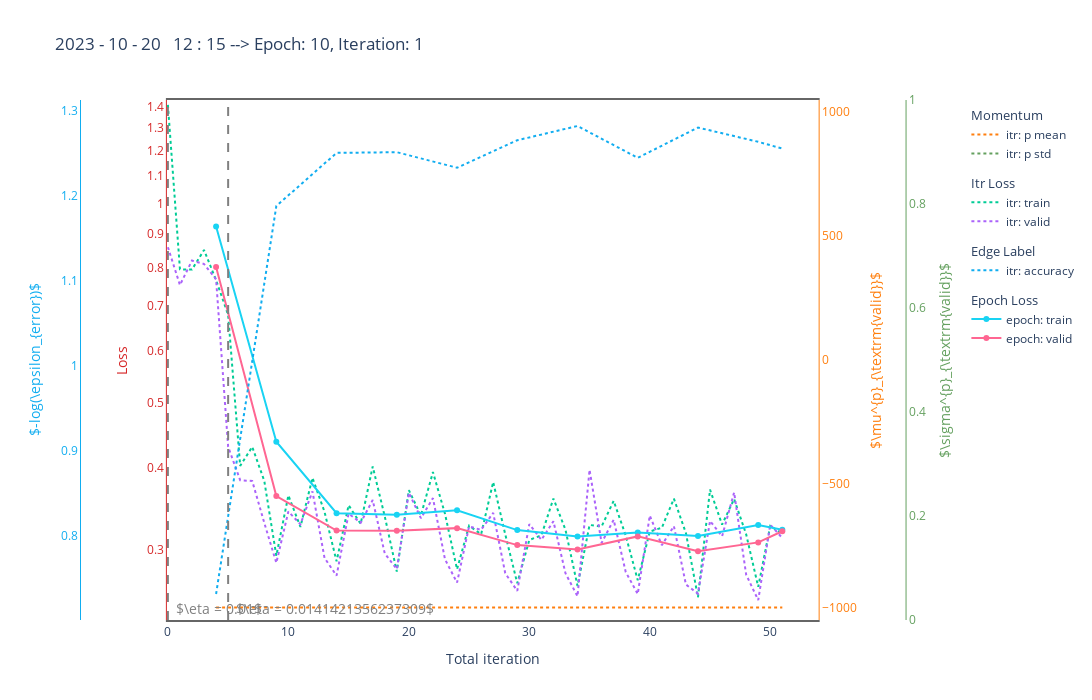

Notebook source saved alongside this figure:
### Code cell
tag = '/hpcfs/cepc/higgs/frank/GNN/ds/output_tag/summaries_0.csv'
rec = '/hpcfs/cepc/higgs/frank/GNN/ds/output_rec/summaries_0.csv'

# tar = tag
tar = rec

# df, t = update_csv('/hpcfs/cepc/higgs/frank/GNN/ds/output_rec.gradnorm.4.newloss/summaries_0.csv')
# df, t = update_csv('/hpcfs/cepc/higgs/frank/GNN/ds/output_rec.gradnorm.4/summaries_0.csv')
df, t = update_csv('/lustre/collider/zhangyulei/DeepLearning/Tracking/workspace/output.rec.new/summaries_0.csv')
fig = update_fig(df, t)
fig.show()
#
# while True:
#     df, t = update_csv(tar)
#     fig = update_fig(df, t)
#     time.sleep(120)
#     clear_output(wait=False)
#     fig.show()

### Figure 1 — Plotly figure (JSON) as saved in the notebook; plotly's stock layout.template omitted (floating-point values rounded to 4 significant figures)
{"data": [{"legendgroup": "Momentum", "legendgrouptitle": {"text": "Momentum"}, "line": {"color": "#ff7f0e", "dash": "dot"}, "mode": "lines", "name": "itr: p mean", "x": [4, 9, 14, 19, 24, 29, 34, 39, 44, 49, 51], "y": [-999.0, -999.0, -999.0, -999.0, -999.0, -999.0, -999.0, -999.0, -999.0, -999.0, -999.0], "yaxis": "y3", "type": "scatter"}, {"legendgroup": "Momentum", "line": {"color": "#64a05f", "dash": "dot"}, "mode": "lines", "name": "itr: p std", "x": [4, 9, 14, 19, 24, 29, 34, 39, 44, 49, 51], "y": [null, null, null, null, null, null, null, null, null, null, null], "yaxis": "y4", "type": "scatter"}, {"legendgroup": "Itr Loss", "legendgrouptitle": {"text": "Itr Loss"}, "line": {"dash": "dot"}, "mode": "lines", "name": "itr: train", "x": [0, 1, 2, 3, 4, 5, 6, 7, 8, 9, 10, 11, 12, 13, 14, 15, 16, 17, 18, 19, 20, 21, 22, 23, 24, 25, 26, 27, 28, 29, 30, 31, 32, 33, 34, 35, 36, 37, 38, 39, 40, 41, 42, 43, 44, 45, 46, 47, 48, 49, 50, 51], "y": [1.408, 0.7957, 0.7952, 0.8511, 0.7664, 0.6793, 0.4022, 0.4296, 0.3817, 0.2943, 0.363, 0.3253, 0.3858, 0.3428, 0.2887, 0.3507, 0.3288, 0.4013, 0.3374, 0.2786, 0.3696, 0.3385, 0.3935, 0.3405, 0.2808, 0.3267, 0.3171, 0.3802, 0.3171, 0.2675, 0.3108, 0.3159, 0.3589, 0.3222, 0.265, 0.3275, 0.3258, 0.356, 0.3159, 0.2704, 0.3201, 0.3244, 0.3588, 0.3183, 0.2547, 0.3702, 0.328, 0.3584, 0.317, 0.2642, 0.3264, 0.3178], "type": "scatter"}, {"legendgroup": "Itr Loss", "line": {"dash": "dot"}, "mode": "lines", "name": "itr: valid", "x": [0, 1, 2, 3, 4, 5, 6, 7, 8, 9, 10, 11, 12, 13, 14, 15, 16, 17, 18, 19, 20, 21, 22, 23, 24, 25, 26, 27, 28, 29, 30, 31, 32, 33, 34, 35, 36, 37, 38, 39, 40, 41, 42, 43, 44, 45, 46, 47, 48, 49, 50, 51], "y": [0.8593, 0.7535, 0.8204, 0.8106, 0.7686, 0.4297, 0.3826, 0.3815, 0.3299, 0.2871, 0.3433, 0.3282, 0.3681, 0.2921, 0.2746, 0.3407, 0.33, 0.3571, 0.2967, 0.2809, 0.3662, 0.3353, 0.3595, 0.2907, 0.268, 0.3258, 0.322, 0.3416, 0.277, 0.2605, 0.3285, 0.311, 0.3318, 0.2769, 0.2556, 0.3966, 0.3077, 0.3335, 0.2782, 0.2577, 0.3384, 0.3053, 0.3262, 0.2663, 0.258, 0.3321, 0.3148, 0.3667, 0.2756, 0.2522, 0.3279, 0.313], "type": "scatter"}, {"legendgroup": "Edge Label", "legendgrouptitle": {"text": "Edge Label"}, "line": {"color": "#11ADF0", "dash": "dot"}, "mode": "lines", "name": "itr: accuracy", "x": [4, 9, 14, 19, 24, 29, 34, 39, 44, 49, 51], "y": [0.7318, 1.188, 1.251, 1.251, 1.233, 1.265, 1.282, 1.245, 1.28, 1.264, 1.256], "yaxis": "y2", "type": "scatter"}, {"legendgroup": "Epoch Loss", "legendgrouptitle": {"text": "Epoch Loss"}, "mode": "lines+markers", "name": "epoch: train", "x": [4, 9, 14, 19, 24, 29, 34, 39, 44, 49, 51], "y": [0.9234, 0.4374, 0.3411, 0.3393, 0.3446, 0.3217, 0.3146, 0.3191, 0.3153, 0.3275, 0.3221], "type": "scatter"}, {"legendgroup": "Epoch Loss", "mode": "lines+markers", "name": "epoch: valid", "x": [4, 9, 14, 19, 24, 29, 34, 39, 44, 49, 51], "y": [0.8025, 0.3622, 0.3213, 0.3211, 0.3239, 0.3054, 0.3008, 0.3148, 0.2988, 0.3083, 0.3205], "type": "scatter"}], "layout": {"shapes": [{"line": {"color": "grey", "dash": "dash", "width": 2}, "type": "line", "x0": 0, "x1": 0, "xref": "x", "y0": 0, "y1": 1, "yref": "y domain"}, {"line": {"color": "grey", "dash": "dash", "width": 2}, "type": "line", "x0": 5, "x1": 5, "xref": "x", "y0": 0, "y1": 1, "yref": "y domain"}], "annotations": [{"font": {"color": "grey", "size": 14}, "showarrow": false, "text": "$\\eta = 0.01$", "x": 0.5, "xanchor": "left", "y": -0.6102}, {"font": {"color": "grey", "size": 14}, "showarrow": false, "text": "$\\eta = 0.0141421356237309$", "x": 5.5, "xanchor": "left", "y": -0.6102}], "xaxis": {"title": {"text": "Total iteration"}, "showgrid": false, "mirror": true, "showline": true, "zeroline": false, "linewidth": 2, "linecolor": "#666666", "gridcolor": "#d9d9d9", "domain": [0.1, 0.85]}, "yaxis": {"title": {"text": "Loss", "font": {"color": "#d62728"}}, "tickfont": {"color": "#d62728"}, "showgrid": false, "linecolor": "#d62728", "gridcolor": "#d9d9d9", "zeroline": false, "type": "log", "range": [-0.6281, 0.1561]}, "yaxis2": {"title": {"text": "$-log(\\epsilon_{error})$", "font": {"color": "#11ADF0"}}, "tickfont": {"color": "#11ADF0"}, "anchor": "free", "overlaying": "y", "side": "left", "position": 0.0, "showgrid": false, "linecolor": "#11ADF0", "gridcolor": "#d9d9d9", "zeroline": false}, "yaxis3": {"title": {"text": "$\\mu^{p}_{\\textrm{valid}}$", "font": {"color": "#ff7f0e"}}, "tickfont": {"color": "#ff7f0e"}, "anchor": "x", "overlaying": "y", "side": "right", "showgrid": false, "linecolor": "#ff7f0e", "gridcolor": "#d9d9d9", "zeroline": false, "range": [-1049.0, 1049.0]}, "yaxis4": {"title": {"text": "$\\sigma^{p}_{\\textrm{valid}}$", "font": {"color": "#64a05f"}}, "tickfont": {"color": "#64a05f"}, "anchor": "free", "overlaying": "y", "side": "right", "position": 0.95, "showgrid": false, "linecolor": "#64a05f", "gridcolor": "#d9d9d9", "zeroline": false, "range": [0.0, 1.0]}, "title": {"text": "2023 - 10 - 20   12 : 15 --> Epoch: 10, Iteration: 1"}, "width": 1200, "height": 700, "paper_bgcolor": "rgba(0,0,0,0)", "plot_bgcolor": "rgba(0,0,0,0)"}}
